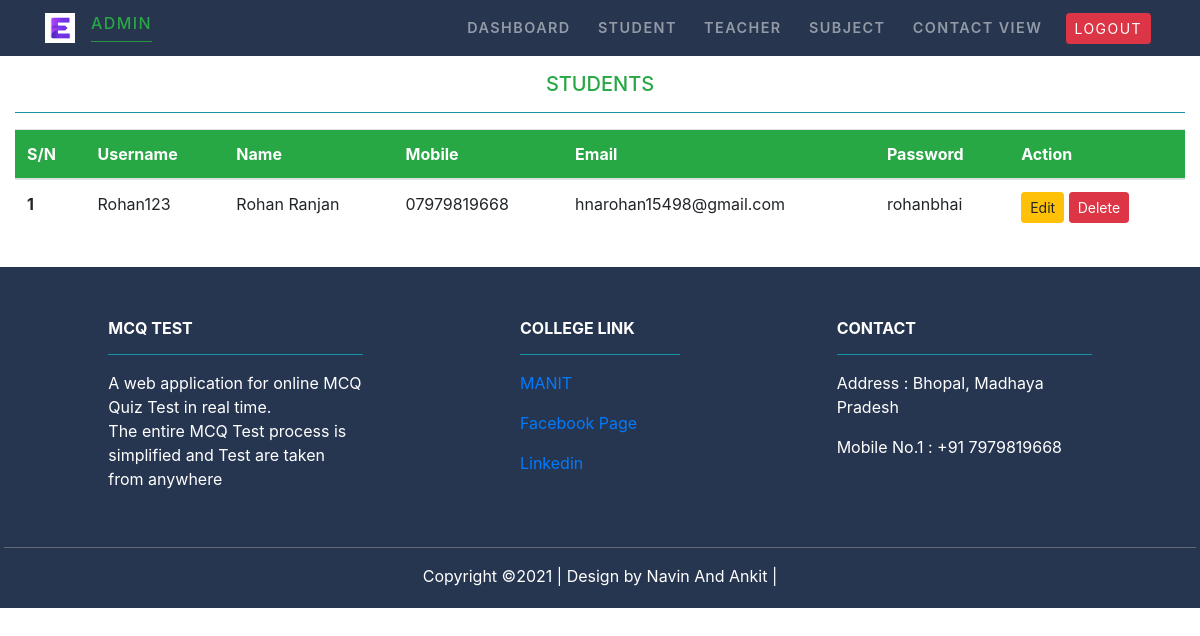
Before: /Adminstudent/ with the older database file.
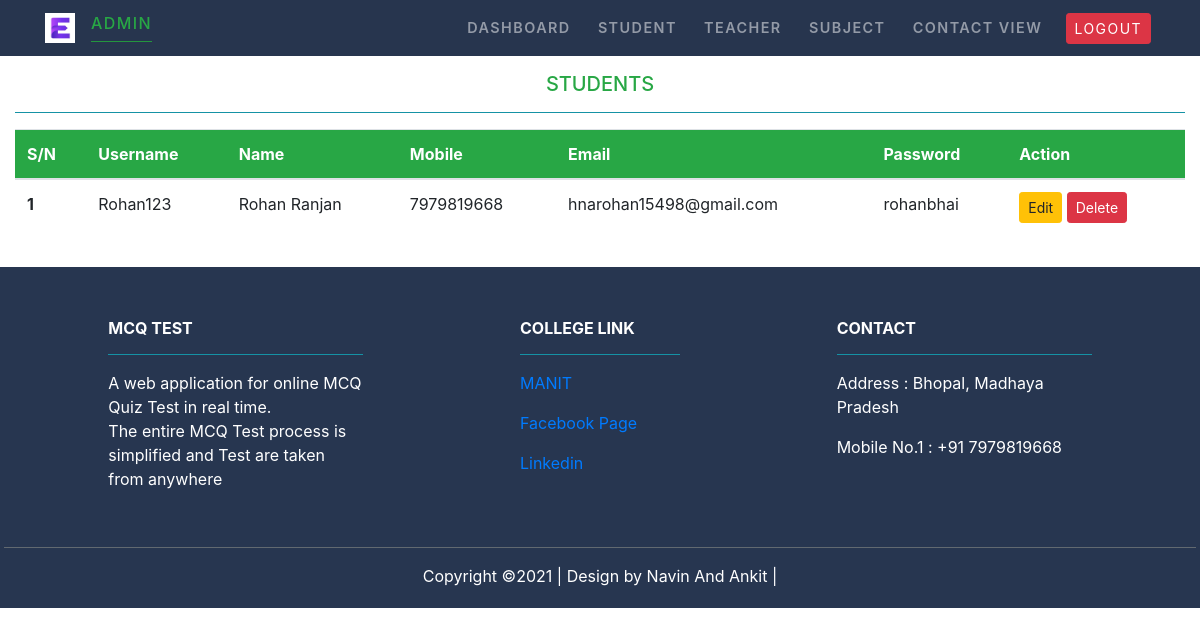
After: the same page with the newer database file.
### Student/models.py (models this page shows, shortened)
class Student(models.Model):
    username=models.CharField(max_length=20, unique=True)
    name=models.CharField(max_length=50)
    email=models.EmailField(max_length=100)
    mobile= models.CharField(max_length=11)
    password=models.CharField(max_length=30)

### MCQ_Test/views.py (the view)
# urls.py: path('Adminstudent/', views.admin_student,name="adminstudent"),
def admin_student(request):
    st=Student.objects.all()
    return render(request,'MCQ_Test/adminstudent.html',{'stu':st})

### MCQ_Test/templates/MCQ_Test/adminstudent.html (shortened to what this page needs)
{% extends 'MCQ_Test/adminbase.html' %}
{% load static %}
{% block content %}
<div class="py-3">
<div class=" container-fluid">
<div class="text-center text-success">
<h5>STUDENTS</h5>
<hr class="bg-info">
</div>
{% if stu %}
<table class="table">
  <thead class="bg-success text-white">
    <tr>
      <th scope="col">S/N</th>
      <th scope="col">Username</th>
      <th scope="col">Name</th>
      <th scope="col">Mobile</th>
      <th scope="col">Email</th>
      <th scope="col">Password</th>
      <th scope="col">Action</th>
    </tr>
  </thead>
  <tbody>
  {% for s in  stu %}
    <tr>
      <th scope="row">{{s.id}}</th>
      <td>{{s.username}}</td>
      <td>{{s.name}}</td>
      <td>{{s.mobile}}</td>
      <td>{{s.email}}</td>
      <td>{{s.password}}</td>
      <td>
          <a href="{% url 'editstudent' s.id %}" class='btn btn-warning btn-sm'>Edit</a>
          <form action="{% url 'deletestudent' s.id %}" method="POST" class='d-inline'>
            <input type="submit" class="btn btn-danger btn-sm" value="Delete">
          </form>
      </td>
    </tr>
  {% endfor %}
  </tbody>
</table>
{% endif %}
</div>
</div>
{% endblock content %}

Changed rows visible on the page:
changed Student "Rohan123": mobile "07979819668" → "7979819668"
